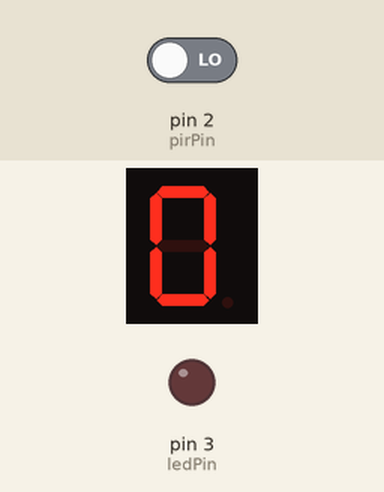
A program run on a simulated Arduino Uno, built with avr-gcc and run on an emulated ATmega328P. Shown: 1-digit seven-segment display, output pins drawn as LEDs (lit = HIGH). Wiring (from diagram.json): shift register (74HC595): data pin 4; shift clock pin 5; latch pin 6; 1-digit 7-segment display, segments lit when LOW: segments Q0, Q1, Q2, Q3, Q4, Q5, Q6, Q7. The inputs (shaded band) are chosen by the test bench; at power-on: pin 2 (pirPin) LOW. The segment pins are drawn as the display they are named for; pins used as bus, display or sensor lines are not drawn.

Above: at 1.2 s.
1.3 s: pin 2 (pirPin) driven HIGH
At 2.2 s:
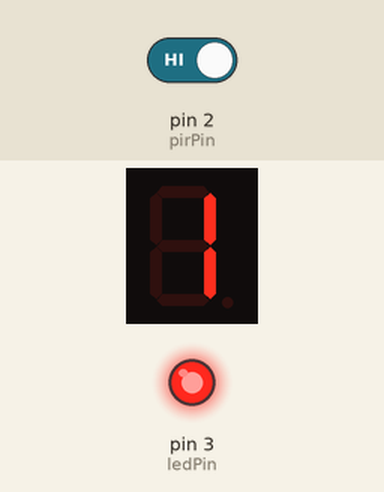
Timing chart, 0 to 4.3 s (numbered marks = the images above; inputs shaded):
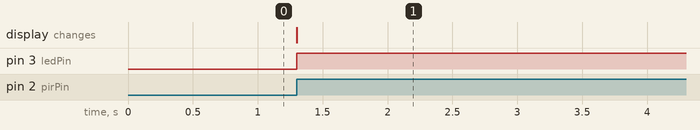

The program:

main.cpp
```cpp
#include <Arduino.h>

const int pirPin = 2;
const int ledPin = 3;

const int dataPin = 4;
const int clockPin = 5;
const int latchPin = 6;

const byte digits[] = {
  0b11000000,
  0b11111001,
  0b10100100,
  0b10110000,
  0b10011001,
  0b10010010,
  0b10000010,
  0b11111000,
  0b10000000,
  0b10010000
};

volatile int count = 0;
bool lastMotionState = false;

void updateDisplay(int number) {
  digitalWrite(latchPin, LOW);
  shiftOut(dataPin, clockPin, MSBFIRST, digits[number]);
  digitalWrite(latchPin, HIGH);
}

void setup() {
  pinMode(pirPin, INPUT);
  pinMode(ledPin, OUTPUT);

  pinMode(dataPin, OUTPUT);
  pinMode(clockPin, OUTPUT);
  pinMode(latchPin, OUTPUT);

  updateDisplay(0);
}

void loop() {
  bool motionDetected = digitalRead(pirPin);

  if(motionDetected && !lastMotionState) {
    digitalWrite(ledPin, HIGH);
    count = (count + 1) % 10;
    updateDisplay(count);
    delay(100);
  } else if(!motionDetected) {
    digitalWrite(ledPin, LOW);
  }

  lastMotionState = motionDetected;
}
```

Measured:
- after the input at 1.3 s, pin 3 (ledPin): LOW → HIGH at once; the display: changes at once (image 1)
